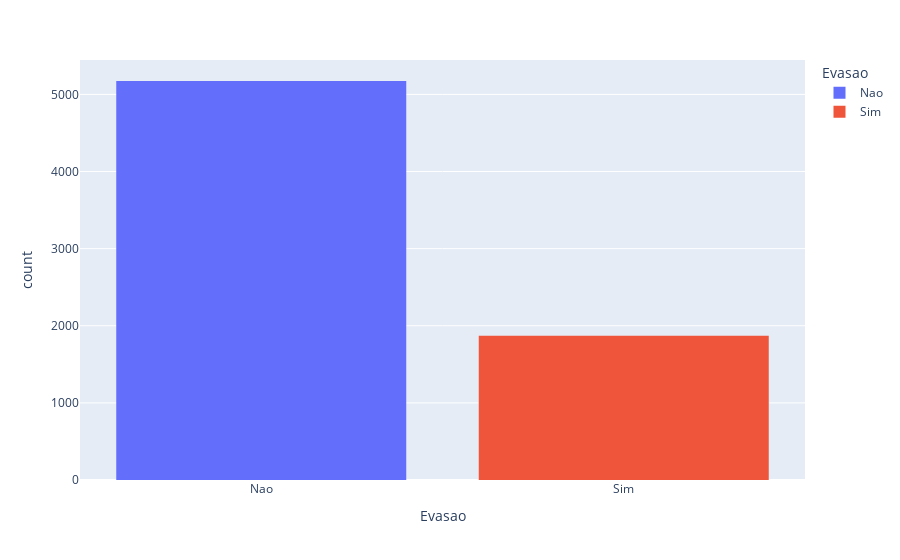

Notebook code cell kept with this figure:
### Code cell
px.histogram(df, x = 'Evasao', color = 'Evasao')

### Figure 1 — Plotly figure (JSON) as saved in the notebook; plotly's stock layout.template omitted (floating-point values rounded to 4 significant figures; data arrays with more than 128 entries replaced by an {"elided": "..."} marker saying what was removed)
{"data": [{"alignmentgroup": "True", "bingroup": "x", "hovertemplate": "Evasao=%{x}<br>count=%{y}<extra></extra>", "legendgroup": "Nao", "marker": {"color": "#636efa", "pattern": {"shape": ""}}, "name": "Nao", "offsetgroup": "Nao", "orientation": "v", "showlegend": true, "type": "histogram", "x": {"elided": "5174 str values"}, "xaxis": "x", "yaxis": "y"}, {"alignmentgroup": "True", "bingroup": "x", "hovertemplate": "Evasao=%{x}<br>count=%{y}<extra></extra>", "legendgroup": "Sim", "marker": {"color": "#EF553B", "pattern": {"shape": ""}}, "name": "Sim", "offsetgroup": "Sim", "orientation": "v", "showlegend": true, "type": "histogram", "x": {"elided": "1869 str values"}, "xaxis": "x", "yaxis": "y"}], "layout": {"barmode": "relative", "legend": {"title": {"text": "Evasao"}, "tracegroupgap": 0}, "margin": {"t": 60}, "xaxis": {"anchor": "y", "categoryarray": ["Nao", "Sim"], "categoryorder": "array", "domain": [0, 1], "title": {"text": "Evasao"}}, "yaxis": {"anchor": "x", "domain": [0, 1], "title": {"text": "count"}}}}
